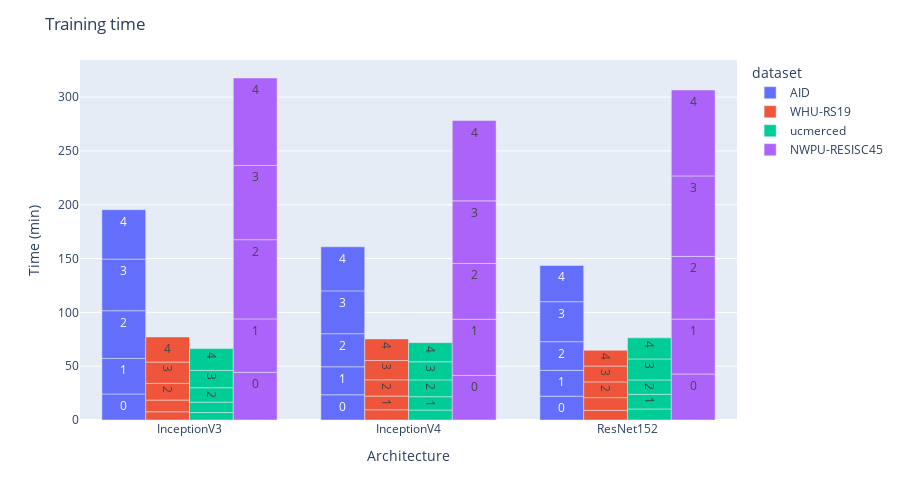

Notebook code for this chart:
### Code cell
def graficos_barras_v2(df_fusion, save_name):
    df_temp = df_fusion.copy()
    # GRAFICO DE BARRAS ESTABLE CON PORCENTAJE
    import plotly.express as px
    fig = px.bar(df_temp.dropna(), x='arquitectura', y='training_time', barmode='group', color='dataset',
        height=500, text='iteracion')

    fig.update_layout(
        title='Training time',
        yaxis_title='Time (min)',
        xaxis_title='Architecture', #)
        xaxis={'categoryorder':'array', 'categoryarray':['ucmerced','WHU-RS19','AID',
                                                        'NWPU-RESISC45']})
    #fig.update_traces(texttemplate='%{text:.2s}%', textposition='outside', textangle=90, textfont_size=6)
    fig.update_layout(uniformtext_minsize=12, uniformtext_mode='show')
    #fig.update_layout(yaxis=dict(range=[0,850e3]))
    #fig.write_html('gb_cuentaContable_cruzo.html')
    fig.write_image(save_name)
    return fig.show()
 
#df_time_abs
graficos_barras_v2(df_abs_time, 'training_time_satellital.pdf')

### Figure 1 — Plotly figure (JSON) as saved in the notebook; plotly's stock layout.template omitted (floating-point values rounded to 4 significant figures)
{"data": [{"alignmentgroup": "True", "hovertemplate": "dataset=AID<br>arquitectura=%{x}<br>training_time=%{y}<br>iteracion=%{text}<extra></extra>", "legendgroup": "AID", "marker": {"color": "#636efa"}, "name": "AID", "offsetgroup": "AID", "orientation": "v", "showlegend": true, "text": [0, 0, 0, 1, 1, 1, 2, 2, 2, 3, 3, 3, 4, 4, 4], "textposition": "auto", "type": "bar", "x": ["InceptionV3", "InceptionV4", "ResNet152", "InceptionV3", "InceptionV4", "ResNet152", "InceptionV3", "InceptionV4", "ResNet152", "InceptionV3", "InceptionV4", "ResNet152", "InceptionV3", "InceptionV4", "ResNet152"], "xaxis": "x", "y": [24.21, 23.42, 22.08, 33.02, 26.03, 24.05, 44.31, 30.75, 26.62, 47.95, 39.77, 37.18, 45.98, 40.94, 33.66], "yaxis": "y"}, {"alignmentgroup": "True", "hovertemplate": "dataset=WHU-RS19<br>arquitectura=%{x}<br>training_time=%{y}<br>iteracion=%{text}<extra></extra>", "legendgroup": "WHU-RS19", "marker": {"color": "#EF553B"}, "name": "WHU-RS19", "offsetgroup": "WHU-RS19", "orientation": "v", "showlegend": true, "text": [0, 0, 0, 1, 1, 1, 2, 2, 2, 3, 3, 3, 4, 4, 4], "textposition": "auto", "type": "bar", "x": ["InceptionV3", "InceptionV4", "ResNet152", "InceptionV3", "InceptionV4", "ResNet152", "InceptionV3", "InceptionV4", "ResNet152", "InceptionV3", "InceptionV4", "ResNet152", "InceptionV3", "InceptionV4", "ResNet152"], "xaxis": "x", "y": [7.637, 9.515, 8.936, 10.91, 12.67, 11.84, 15.47, 15.13, 14.63, 19.81, 18.0, 14.73, 23.35, 20.03, 14.65], "yaxis": "y"}, {"alignmentgroup": "True", "hovertemplate": "dataset=ucmerced<br>arquitectura=%{x}<br>training_time=%{y}<br>iteracion=%{text}<extra></extra>", "legendgroup": "ucmerced", "marker": {"color": "#00cc96"}, "name": "ucmerced", "offsetgroup": "ucmerced", "orientation": "v", "showlegend": true, "text": [0, 0, 0, 1, 1, 1, 2, 2, 2, 3, 3, 3, 4, 4, 4], "textposition": "auto", "type": "bar", "x": ["InceptionV3", "InceptionV4", "ResNet152", "InceptionV3", "InceptionV4", "ResNet152", "InceptionV3", "InceptionV4", "ResNet152", "InceptionV3", "InceptionV4", "ResNet152", "InceptionV3", "InceptionV4", "ResNet152"], "xaxis": "x", "y": [6.899, 9.237, 10.24, 9.687, 12.45, 13.6, 13.37, 15.57, 13.38, 16.12, 16.84, 19.54, 20.27, 17.8, 19.55], "yaxis": "y"}, {"alignmentgroup": "True", "hovertemplate": "dataset=NWPU-RESISC45<br>arquitectura=%{x}<br>training_time=%{y}<br>iteracion=%{text}<extra></extra>", "legendgroup": "NWPU-RESISC45", "marker": {"color": "#ab63fa"}, "name": "NWPU-RESISC45", "offsetgroup": "NWPU-RESISC45", "orientation": "v", "showlegend": true, "text": [0, 0, 0, 1, 1, 1, 2, 2, 2, 3, 3, 3, 4, 4, 4], "textposition": "auto", "type": "bar", "x": ["InceptionV3", "InceptionV4", "ResNet152", "InceptionV3", "InceptionV4", "ResNet152", "InceptionV3", "InceptionV4", "ResNet152", "InceptionV3", "InceptionV4", "ResNet152", "InceptionV3", "InceptionV4", "ResNet152"], "xaxis": "x", "y": [44.29, 41.42, 42.71, 49.66, 52.2, 51.02, 73.58, 51.84, 58.3, 69.03, 58.15, 74.76, 81.22, 74.64, 79.83], "yaxis": "y"}], "layout": {"barmode": "group", "height": 500, "legend": {"title": {"text": "dataset"}, "tracegroupgap": 0}, "margin": {"t": 60}, "title": {"text": "Training time"}, "uniformtext": {"minsize": 12, "mode": "show"}, "xaxis": {"anchor": "y", "categoryarray": ["ucmerced", "WHU-RS19", "AID", "NWPU-RESISC45"], "categoryorder": "array", "domain": [0, 1], "title": {"text": "Architecture"}}, "yaxis": {"anchor": "x", "domain": [0, 1], "title": {"text": "Time (min)"}}}}
